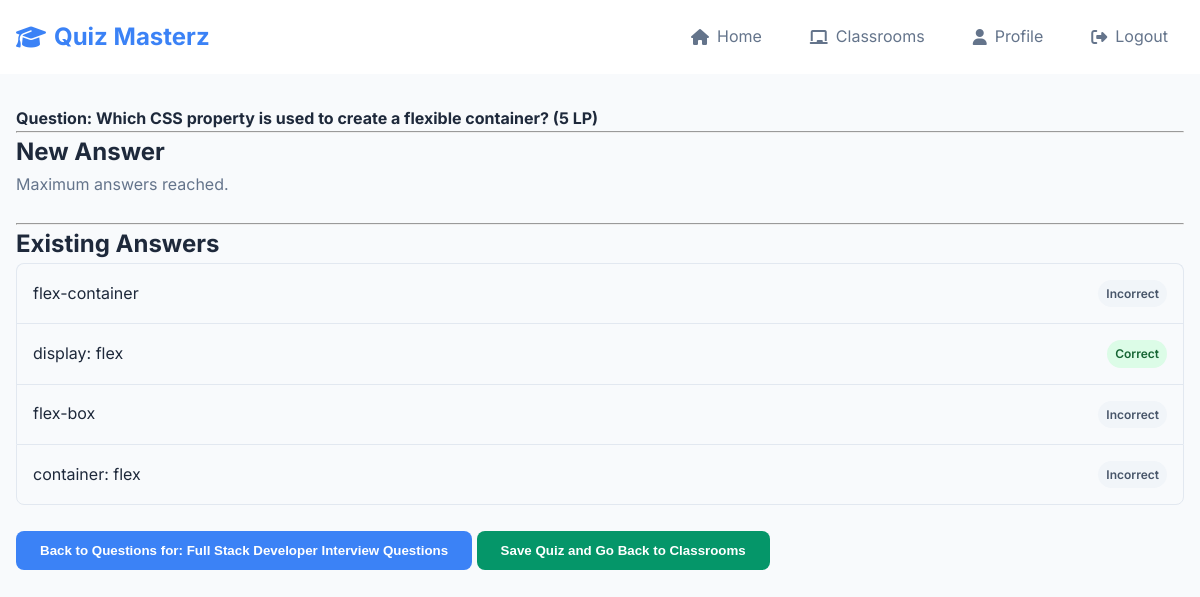
/teacher/question/1/manage_answers (signed in), run on the app's committed database.
### website/models.py (models this page shows, shortened)
class Question(db.Model):
    id = db.Column(db.Integer, primary_key=True)
    quiz_id = db.Column(db.Integer, db.ForeignKey('quiz.id'), nullable=False)
    text = db.Column(db.Text, nullable=False)
    learning_points = db.Column(db.Integer, nullable=False, default=1)
    answers = db.relationship('Answer', backref='question', lazy='dynamic', cascade="all, delete-orphan")

class Answer(db.Model):
    id = db.Column(db.Integer, primary_key=True)
    question_id = db.Column(db.Integer, db.ForeignKey('question.id'), nullable=False)
    text = db.Column(db.String(255), nullable=False)
    is_correct = db.Column(db.Boolean, default=False, nullable=False)

class Quiz(db.Model):
    id = db.Column(db.Integer, primary_key=True)
    name = db.Column(db.String(150), nullable=False)
    teacher_id = db.Column(db.Integer, db.ForeignKey('user.id'), nullable=False)
    is_published = db.Column(db.Boolean, default=False, nullable=False)
    questions = db.relationship('Question', backref='quiz', lazy='dynamic', cascade="all, delete-orphan")
    teacher = db.relationship('User', backref=db.backref('created_quizzes', lazy='dynamic'))

### website/views.py (the view, shortened to what this page needs)
@views.route('/teacher/question/<int:question_id>/manage_answers', methods=['GET', 'POST'])
@login_required
def teacher_manage_question_answers(question_id):
    if current_user.role != 'teacher':
        flash('Access denied.', category='error')
        return redirect(url_for('views.home'))
    question = Question.query.get_or_404(question_id)
    quiz = question.quiz
    if quiz.teacher_id != current_user.id:
        flash('You do not own the quiz this question belongs to.', category='error')
        return redirect(url_for('views.teacher_classrooms'))
    classroom_id = request.args.get('classroom_id', type=int)
    answers = question.answers.all()
    quiz_classroom = quiz.classrooms_assigned_to.first()
    if quiz_classroom:
        classroom_id = quiz_classroom.id
    return render_template('teacher_manage_answers.html', user=current_user, question=question, answers=answers, quiz_id=quiz.id, classroom_id=classroom_id)

### website/__init__.py (called while the page is built)
def create_app():
    app = Flask(__name__)
    app.config['SECRET_KEY'] = 'hjshjhdjah kjshkjdhjs'
    app.config['SQLALCHEMY_DATABASE_URI'] = f'sqlite:///{DB_NAME}'
    db.init_app(app)
    from .views import views
    from .auth import auth
    app.register_blueprint(views, url_prefix='/')
    app.register_blueprint(auth, url_prefix='/')
    with app.app_context():
        db.create_all()
    from .models import User, Classroom, Quiz, Question, Answer, StudentQuizAttempt
    login_manager = LoginManager()
    login_manager.login_view = 'auth.login'
    login_manager.init_app(app)
    @login_manager.user_loader
    def load_user(id):
        return User.query.get(int(id))
    return app

### website/templates/teacher_manage_answers.html (shortened to what this page needs)
{% extends "base.html" %}
{% block content %}
<div class="container">
    <h4>Question: {{ question.text }} ({{ question.learning_points }} LP)</h4>
    <hr>
    <h2>New Answer</h2>
    {% if answers|length < 4 %}
        <form method="POST" action="{{ url_for('views.teacher_manage_question_answers', question_id=question.id) }}">
            <div class="form-group">
                <label for="answer_text">Answer Text</label>
                <input type="text" class="form-control" id="answer_text" name="answer_text" required>
            </div>
            <div class="form-check">
                <input type="checkbox" class="form-check-input" id="is_correct" name="is_correct">
                <label class="form-check-label" for="is_correct">correct answer?</label>
            </div>
            <button type="submit" class="btn btn-success">Add Answer</button>
        </form>
    {% else %}
        <p class="text-muted">Maximum answers reached.</p>
    {% endif %}
    <br />
    <hr>
    <h2>Existing Answers</h2>
    {% if answers %}
        <ul class="list-group">
            {% for answer in answers %}
                <li class="list-group-item d-flex justify-content-between align-items-center">
                    {{ answer.text }}
                    <span class="badge bg-{{ 'success' if answer.is_correct else 'secondary' }}">
                        {{ 'Correct' if answer.is_correct else 'Incorrect' }}
                    </span>
                </li>
            {% endfor %}
        </ul>
    {% else %}
        <p>No answers added to this question yet.</p>
    {% endif %}
    <br />
    <button onclick="location.href='{{ url_for('views.teacher_manage_quiz_questions', quiz_id=quiz_id) }}';" class="btn btn-primary">Back to Questions for: {{ question.quiz.name }} </button>
    {% if classroom_id %}
    <button onclick="location.href='{{ url_for('views.edit_classroom', classroom_id=classroom_id) }}';" class="btn btn-success">Save Quiz and Go Back to Classrooms</button>
    {% else %}
    <button onclick="location.href='{{ url_for('views.teacher_classrooms') }}';" class="btn btn-success">Save Quiz and Go Back to Classrooms</button>
    {% endif %}
</div>
{% endblock %}

### website/templates/base.html (shortened to what this page needs)
<!DOCTYPE html>
<html lang="en">
<head>
    <link rel="stylesheet" type="text/css" href="{{ url_for('static', filename='css/style.css') }}">
    <link rel="stylesheet" href="https://cdnjs.cloudflare.com/ajax/libs/font-awesome/6.4.0/css/all.min.css">
</head>
<body>
    <nav class="navbar">
        <div class="nav-container">
            <a href="/" class="nav-brand">
                <i class="fas fa-graduation-cap"></i> Quiz Masterz
            </a>
            <div class="nav-links">
                {% if user.is_authenticated %}
                    <a href="/" class="nav-link">
                        <i class="fas fa-home"></i> Home
                    </a>                    {% if user.role == 'teacher' %}
                        <a href="{{ url_for('views.teacher_classrooms') }}" class="nav-link">
                            <i class="fas fa-chalkboard"></i> Classrooms
                        </a>                    {% endif %}
                    <a href="/profile" class="nav-link">
                        <i class="fas fa-user"></i> Profile
                    </a>
                    <a href="/logout" class="nav-link">
                        <i class="fas fa-sign-out-alt"></i> Logout
                    </a>
                {% endif %}
            </div>
        </div>
    </nav>
    <main>
        {% block content %}
        {% endblock %}
    </main>
</body>
</html>

### website/static/css/style.css (style rules this page uses)
:root { --primary: #3b82f6; --secondary: #64748b; --success: #059669; --warning: #f59e0b; --danger: #dc2626; --bg: #f8fafc; --surface: #fff; --text: #1e293b; --text-muted: #64748b; --border: #e2e8f0; }
* { margin: 0; padding: 0; box-sizing: border-box; }
body { font-family: Inter, sans-serif; line-height: 1.6; color: var(--text); background: var(--bg); }
.container { max-width: 1200px; margin: 0 auto; padding: 0 1rem; }
.navbar { background: var(--surface); top: 0; z-index: 100; }
.nav-container { display: flex; justify-content: space-between; align-items: center; padding: 1rem; max-width: 1200px; margin: 0 auto; }
.nav-brand { font-size: 1.5rem; font-weight: 700; color: var(--primary); text-decoration: none; display: flex; align-items: center; gap: 0.5rem; }
.nav-links { display: flex; gap: 1rem; align-items: center; }
.nav-link { color: var(--text-muted); text-decoration: none; padding: 0.5rem 1rem; border-radius: 8px; transition: all 0.2s; display: flex; align-items: center; gap: 0.5rem; }
main { min-height: calc(100vh - 80px); padding: 2rem 0; }
.btn { display: inline-flex; align-items: center; gap: 0.5rem; padding: 0.75rem 1.5rem; border: none; border-radius: 8px; font-weight: 600; text-decoration: none; cursor: pointer; transition: all 0.2s; }
.btn-primary { background: var(--primary); color: white; }
.btn-success { background: var(--success); color: white; }
.list-group { list-style: none; }
.list-group-item { padding: 1rem; border: 1px solid var(--border); border-bottom: none; }
.list-group-item:first-child { border-top-left-radius: 8px; border-top-right-radius: 8px; }
.list-group-item:last-child { border-bottom: 1px solid var(--border); border-bottom-left-radius: 8px; border-bottom-right-radius: 8px; }
.badge { display: inline-flex; padding: 0.25rem 0.5rem; border-radius: 9999px; font-size: 0.75rem; font-weight: 600; }
.badge-success, .bg-success { background: #dcfce7; color: #166534; }
.badge-secondary, .bg-secondary { background: #f1f5f9; color: #475569; }
.text-muted { color: var(--text-muted); }
.d-flex { display: flex; }
.justify-content-between { justify-content: space-between; }
.align-items-center { align-items: center; }

### data on the page
Question: text "Which CSS property is used to create a flexible container?", learning_points "5"
Answer: text "flex-container", is_correct "Incorrect"
Answer: text "display: flex", is_correct "Correct"
Answer: text "flex-box", is_correct "Incorrect"
Answer: text "container: flex", is_correct "Incorrect"
Quiz: quiz.name "Full Stack Developer Interview Questions"
